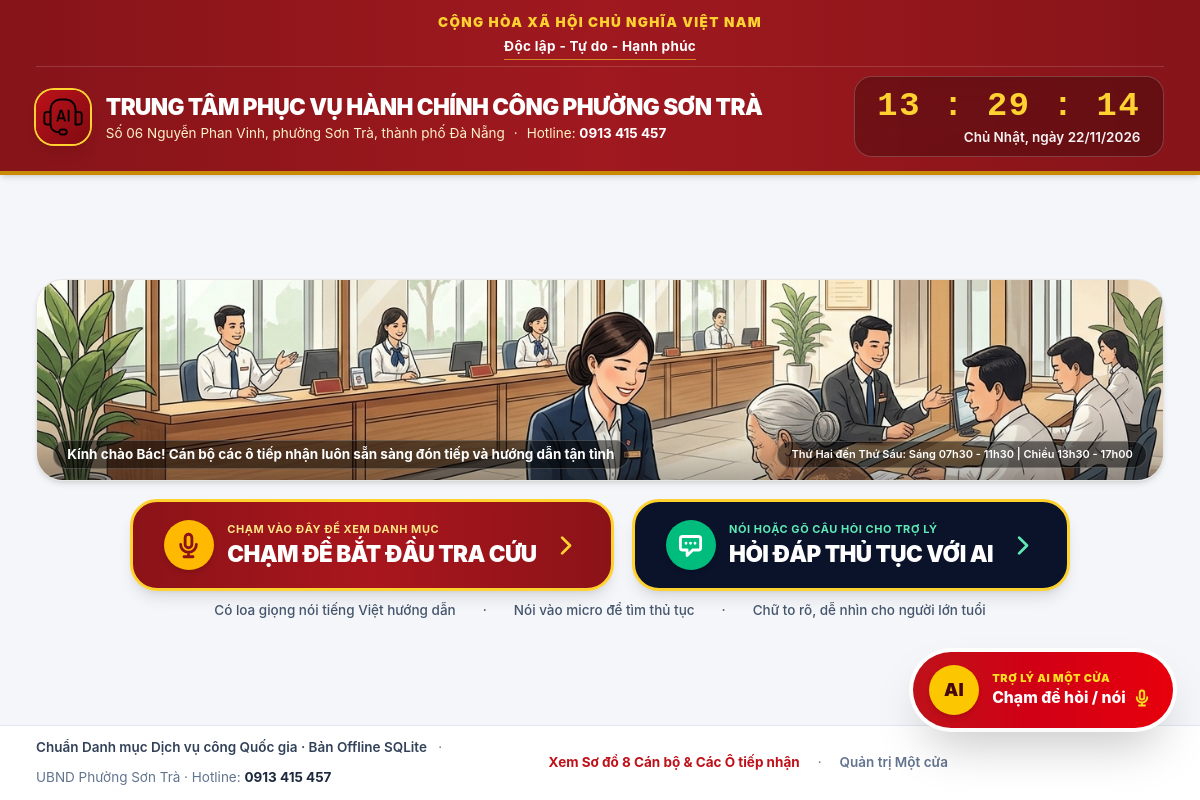
The page / on the database its author committed.
### tables this page shows
CREATE TABLE wards (
        id TEXT PRIMARY KEY,
        name TEXT NOT NULL,
        district TEXT,
        city TEXT,
        address TEXT,
        hotline TEXT,
        working_hours TEXT,
        support_officer TEXT,
        description TEXT
    );

### app.py (the view)
@app.route('/')
def standby_screen():
    counters = database.get_counters('ward-sontra')
    services = database.get_services('ward-sontra')
    return render_template('standby.html', counters=counters, services=services)

### app.py (called while the page is built)
@app.context_processor
def inject_global_data():
    ward = database.get_ward('ward-sontra') or {
        'id': 'ward-sontra',
        'name': 'Phường Sơn Trà',
        'district': 'Thành phố Đà Nẵng',
        'city': 'Thành phố Đà Nẵng',
        'address': 'Số 06 Nguyễn Phan Vinh, phường Sơn Trà, thành phố Đà Nẵng',
        'hotline': '0913 415 457',
        'working_hours': 'Sáng 07h30 - 11h30 | Chiều 13h30 - 17h00'
    }
    return dict(current_ward=ward)

### database.py (called while the page is built)
def get_db_connection() -> sqlite3.Connection:
    conn = sqlite3.connect(DB_FILE)
    conn.row_factory = sqlite3.Row
    conn.execute("PRAGMA foreign_keys = ON")
    return conn

def _normalize_counter(d: Dict[str, Any]) -> Dict[str, Any]:
    d['positionNumber'] = d.get('position_number')
    d['officerName'] = d.get('officer_name')
    d['officerId'] = d.get('officer_id')
    d['wardId'] = d.get('ward_id')
    d['primaryField'] = d.get('primary_field')
    d['colorTheme'] = d.get('color_theme')
    d['isActive'] = bool(d.get('is_active', 1))
    return d

def _normalize_ward(d: Dict[str, Any]) -> Dict[str, Any]:
    d['workingHours'] = d.get('working_hours')
    d['supportOfficer'] = d.get('support_officer')
    return d

def _normalize_service(d: Dict[str, Any]) -> Dict[str, Any]:
    d['counterId'] = d.get('counter_id')
    d['wardId'] = d.get('ward_id')
    d['processingDuration'] = d.get('processing_duration')
    d['audioScript'] = d.get('audio_script')
    d['nationalPortalUrl'] = d.get('national_portal_url')
    d['isPopular'] = bool(d.get('is_popular', 0))
    d['requiredDocuments'] = json.loads(d.get('required_documents_json') or '[]')
    d['steps'] = json.loads(d.get('steps_json') or '[]')
    d['legalBasis'] = json.loads(d.get('legal_basis_json') or '[]')
    d['faq'] = json.loads(d.get('faq_json') or '[]')
    d['searchKeywords'] = json.loads(d.get('search_keywords_json') or '[]')
    return d

def get_ward(ward_id: str) -> Optional[Dict[str, Any]]:
    conn = get_db_connection()
    row = conn.execute("SELECT * FROM wards WHERE id = ?", (ward_id,)).fetchone()
    conn.close()
    return _normalize_ward(dict(row)) if row else None

def get_counters(ward_id: str = 'ward-sontra') -> List[Dict[str, Any]]:
    conn = get_db_connection()
    rows = conn.execute("SELECT * FROM counters WHERE ward_id = ? ORDER BY position_number ASC", (ward_id,)).fetchall()
    conn.close()
    return [_normalize_counter(dict(r)) for r in rows]

### templates/standby.html (shortened to what this page needs)
{% extends "base.html" %}
{% block page_chrome %}
<div
  id="standby-landing-canvas"
  class="relative min-h-screen flex flex-col justify-between bg-[#f4f6f9] text-slate-800 cursor-pointer select-none"
>
  <header class="relative bg-gradient-to-r from-[#861419] via-[#9f191f] to-[#861419] text-white shadow-md border-b-4 border-[#ca8a04] px-4 sm:px-8 py-2.5 sm:py-3 shrink-0">
    <div class="max-w-7xl mx-auto text-center pb-1.5 mb-2 border-b border-white/15">
      <p class="text-[11px] sm:text-xs uppercase tracking-widest text-amber-300 font-black">
        CỘNG HÒA XÃ HỘI CHỦ NGHĨA VIỆT NAM
      </p>
      <p class="text-[11px] sm:text-xs text-white font-bold tracking-wide border-b border-amber-300/60 inline-block pb-0.5">
        Độc lập - Tự do - Hạnh phúc
      </p>
    </div>
    <div class="max-w-7xl mx-auto flex flex-col md:flex-row items-center justify-between gap-3">
      <div class="flex items-center gap-3.5 text-center md:text-left">
        <div class="w-11 h-11 sm:w-12 sm:h-12 rounded-2xl bg-gradient-to-br from-[#be111a] to-[#7f0b11] flex items-center justify-center shadow-lg ring-2 ring-amber-300 shrink-0 p-1.5">
          <img src="{{ url_for('static', filename='assets/wcaicon_2763340a.png') }}" alt="Biểu trưng" class="w-full h-full object-contain">
        </div>
        <div>
          <h1 class="text-sm sm:text-lg lg:text-xl font-black text-white tracking-tight uppercase">
            TRUNG TÂM PHỤC VỤ HÀNH CHÍNH CÔNG {{ current_ward.name|upper }}
          </h1>
          <p class="text-[11px] sm:text-xs text-amber-100 flex flex-wrap items-center justify-center md:justify-start gap-x-2 gap-y-0.5 mt-0.5">
            <span>{{ current_ward.address }}</span>
            <span aria-hidden="true">·</span>
            <span>Hotline: <strong class="text-white">{{ current_ward.hotline }}</strong></span>
          </p>
        </div>
      </div>
      <div class="text-center md:text-right bg-black/25 backdrop-blur-md px-5 py-2 rounded-2xl border border-white/20 shadow-inner shrink-0">
        <div id="standby-clock-time" class="text-xl sm:text-2xl lg:text-3xl font-mono font-black text-amber-300 tabular-nums tracking-wider whitespace-nowrap">
        </div>
        <div id="standby-clock-date" class="text-[11px] sm:text-xs font-semibold text-white/95 mt-0.5 whitespace-nowrap">
        </div>
      </div>
    </div>
  </header>
  <main class="max-w-7xl mx-auto w-full px-4 sm:px-8 py-3 sm:py-4 flex-1 flex flex-col justify-center gap-3 sm:gap-4">
    <section
      aria-label="Minh họa Trung tâm Phục vụ Hành chính công sẵn sàng đón tiếp công dân"
      class="relative w-full max-w-5xl mx-auto rounded-2xl sm:rounded-3xl overflow-hidden bg-gradient-to-b from-stone-100 to-stone-200 border border-stone-200/90 shadow-md"
    >
      <div class="relative w-full h-[200px] sm:h-[34vh] md:h-[36vh] min-h-[190px] max-h-[340px]">
        <img
          src="{{ url_for('static', filename='assets/kiosk_hero_illustration.jpg') }}"
          alt="Minh họa cán bộ tại các ô tiếp nhận Trung tâm Phục vụ Hành chính công {{ current_ward.name }} trong trang phục lịch lãm, sẵn sàng hỗ trợ người dân"
          class="w-full h-full object-cover object-[center_60%]"
          onerror="this.parentElement.innerHTML='<div class=\'w-full h-full flex flex-col items-center justify-center p-6 text-center bg-amber-50\'><h2 class=\'text-lg sm:text-xl font-black text-slate-900\'>Trung tâm Phục vụ Hành chính công {{ current_ward.name }}</h2><p class=\'text-xs sm:text-sm text-slate-600 mt-1\'>Các ô tiếp nhận luôn sẵn sàng đón tiếp và hướng dẫn nhân dân.</p></div>';"
        >
        <div class="absolute bottom-2.5 left-3.5 right-3.5 flex flex-wrap items-center justify-between gap-2 text-white pointer-events-none">
          <p class="text-[11px] sm:text-xs font-bold bg-black/50 px-3 py-1 rounded-xl border border-white/20">
          </p>
          <p class="hidden sm:block text-[11px] font-semibold bg-black/50 px-3 py-1 rounded-xl border border-white/20">
          </p>
        </div>
      </div>
    </section>
    <section class="text-center">
      <div class="flex flex-col md:flex-row items-center justify-center gap-3 sm:gap-4">
        <a
          id="btn-standby-start"
          href="/citizen"
          class="w-full md:w-auto min-w-[290px] sm:min-w-[350px] group relative inline-flex items-center justify-between gap-3.5 px-6 sm:px-7 py-3.5 sm:py-4 rounded-2xl sm:rounded-3xl bg-gradient-to-r from-[#8b1318] via-[#a9161d] to-[#8b1318] text-white shadow-lg hover:shadow-xl hover:scale-[1.015] active:scale-[0.98] transition-all duration-200 border-3 border-amber-300"
        >
          <div class="flex items-center gap-3">
            <div class="w-10 h-10 sm:w-11 sm:h-11 rounded-full bg-amber-400 text-[#8b1318] flex items-center justify-center shrink-0 shadow-md">
              <svg class="w-5 h-5 sm:w-6 sm:h-6" fill="none" stroke="currentColor" viewBox="0 0 24 24"><path stroke-linecap="round" stroke-linejoin="round" stroke-width="2.5" d="M19 11a7 7 0 01-7 7m0 0a7 7 0 01-7-7m7 7v4m0 0H8m4 0h4m-4-8a3 3 0 01-3-3V5a3 3 0 116 0v6a3 3 0 01-3 3z"></path></svg>
            </div>
            <div class="text-left">
              <span class="block text-[10px] sm:text-[11px] uppercase tracking-wider text-amber-200 font-bold">
                Chạm vào đây để xem danh mục
              </span>
              <span class="text-base sm:text-lg lg:text-xl font-black tracking-tight whitespace-nowrap">
                CHẠM ĐỂ BẮT ĐẦU TRA CỨU
              </span>
            </div>
          </div>
          <svg class="w-5 h-5 sm:w-6 sm:h-6 text-amber-300 group-hover:translate-x-1 transition-transform shrink-0" fill="none" stroke="currentColor" viewBox="0 0 24 24"><path stroke-linecap="round" stroke-linejoin="round" stroke-width="2.5" d="M9 5l7 7-7 7"></path></svg>
        </a>
        <button
          type="button"
          class="btn-open-ai-assistant w-full md:w-auto min-w-[290px] sm:min-w-[350px] group inline-flex items-center justify-between gap-3.5 px-6 sm:px-7 py-3.5 sm:py-4 rounded-2xl sm:rounded-3xl bg-[#0b132b] hover:bg-[#131e3f] text-white shadow-lg hover:shadow-xl hover:scale-[1.015] active:scale-[0.98] transition-all duration-200 border-3 border-amber-300 cursor-pointer"
        >
          <div class="flex items-center gap-3">
            <div class="w-10 h-10 sm:w-11 sm:h-11 rounded-full bg-emerald-500 text-white flex items-center justify-center shrink-0 shadow-md">
              <svg class="w-5 h-5 sm:w-6 sm:h-6" fill="none" stroke="currentColor" viewBox="0 0 24 24"><path stroke-linecap="round" stroke-linejoin="round" stroke-width="2.5" d="M8 10h.01M12 10h.01M16 10h.01M9 16H5a2 2 0 01-2-2V6a2 2 0 012-2h14a2 2 0 012 2v8a2 2 0 01-2 2h-5l-5 5v-5z"></path></svg>
            </div>
            <div class="text-left">
              <span class="block text-[10px] sm:text-[11px] uppercase tracking-wider text-emerald-300 font-bold">
                Nói hoặc gõ câu hỏi cho Trợ lý
              </span>
              <span class="text-base sm:text-lg lg:text-xl font-black tracking-tight whitespace-nowrap">
                HỎI ĐÁP THỦ TỤC VỚI AI
              </span>
            </div>
          </div>
          <svg class="w-5 h-5 sm:w-6 sm:h-6 text-emerald-300 group-hover:translate-x-1 transition-transform shrink-0" fill="none" stroke="currentColor" viewBox="0 0 24 24"><path stroke-linecap="round" stroke-linejoin="round" stroke-width="2.5" d="M9 5l7 7-7 7"></path></svg>
        </button>
      </div>
      <p class="text-xs text-slate-600 mt-2.5 flex flex-wrap items-center justify-center gap-3 sm:gap-6 font-medium">
        <span>Có loa giọng nói tiếng Việt hướng dẫn</span>
        <span aria-hidden="true">·</span>
        <span>Nói vào micro để tìm thủ tục</span>
        <span aria-hidden="true">·</span>
        <span>Chữ to rõ, dễ nhìn cho người lớn tuổi</span>
      </p>
    </section>
  </main>
  <footer class="bg-white border-t border-slate-200 py-2.5 sm:py-3 px-4 sm:px-8 lg:pr-56 shadow-xs shrink-0">
    <div class="max-w-7xl mx-auto flex flex-col sm:flex-row items-center justify-between text-xs text-slate-500 gap-3">
      <div class="flex flex-wrap items-center justify-center sm:justify-start gap-2.5">
        <span class="text-slate-700 font-semibold">
          Chuẩn Danh mục Dịch vụ công Quốc gia · Bản Offline SQLite
        </span>
        <span class="hidden sm:inline" aria-hidden="true">·</span>
        <span class="hidden sm:inline">
          UBND {{ current_ward.name }} · Hotline: <strong class="text-slate-800">{{ current_ward.hotline }}</strong>
        </span>
      </div>
      <div class="flex items-center gap-4 shrink-0">
        <a
          href="/mindmap"
          onclick="event.stopPropagation();"
          class="text-[#be111a] hover:underline font-bold"
        >
          Xem Sơ đồ 8 Cán bộ &amp; Các Ô tiếp nhận
        </a>
        <span aria-hidden="true">·</span>
        <a
          href="/admin"
          onclick="event.stopPropagation();"
          class="text-slate-500 hover:text-[#be111a] font-semibold transition-colors"
        >
          Quản trị Một cửa
        </a>
      </div>
    </div>
  </footer>
</div>
{% endblock %}

### templates/base.html (style rules this page uses)
body { font-family: -apple-system, BlinkMacSystemFont, "Segoe UI", Roboto, "Helvetica Neue", Arial, sans-serif; background-color: #f4f6f9; color: #1e293b; touch-action: manipulation; -webkit-tap-highlight-color: transparent; }
html.text-scale-large { font-size: 18px; }

### rows shown on the page
wards: name "PHƯỜNG SƠN TRÀ", address "Số 06 Nguyễn Phan Vinh, phường Sơn Trà, thành phố Đà Nẵng", hotline "0913 415 457", name "Phường Sơn Trà"
